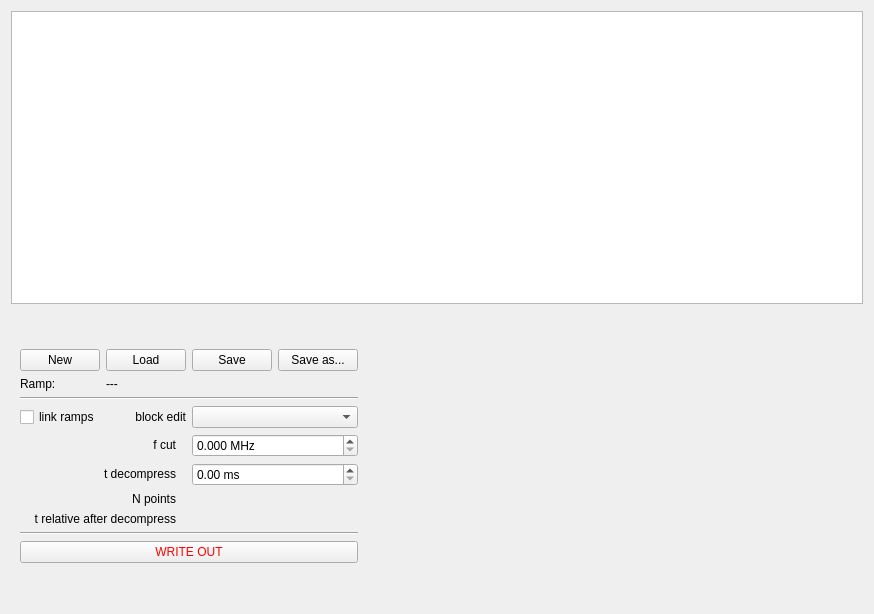
<?xml version="1.0" encoding="UTF-8"?>
<ui version="4.0">
 <class>RampGenDialog</class>
 <widget class="QDialog" name="RampGenDialog">
  <property name="geometry">
   <rect>
    <x>0</x>
    <y>0</y>
    <width>874</width>
    <height>614</height>
   </rect>
  </property>
  <property name="windowTitle">
   <string>Ramp Generator</string>
  </property>
  <layout class="QVBoxLayout" name="verticalLayout">
   <item>
    <widget class="QTableWidget" name="table">
     <property name="sizePolicy">
      <sizepolicy hsizetype="Expanding" vsizetype="Minimum">
       <horstretch>0</horstretch>
       <verstretch>0</verstretch>
      </sizepolicy>
     </property>
    </widget>
   </item>
   <item>
    <layout class="QHBoxLayout" name="horizontalLayout" stretch="1,2">
     <item>
      <widget class="QWidget" name="formWidget" native="true">
       <property name="sizePolicy">
        <sizepolicy hsizetype="Preferred" vsizetype="Fixed">
         <horstretch>0</horstretch>
         <verstretch>0</verstretch>
        </sizepolicy>
       </property>
       <layout class="QGridLayout" name="gridLayout">
        <item row="10" column="0" colspan="2">
         <widget class="QLabel" name="tfinalFormLabel">
          <property name="sizePolicy">
           <sizepolicy hsizetype="Preferred" vsizetype="Fixed">
            <horstretch>0</horstretch>
            <verstretch>0</verstretch>
           </sizepolicy>
          </property>
          <property name="text">
           <string>t relative after decompress</string>
          </property>
          <property name="alignment">
           <set>Qt::AlignRight|Qt::AlignTrailing|Qt::AlignVCenter</set>
          </property>
          <property name="indent">
           <number>10</number>
          </property>
         </widget>
        </item>
        <item row="1" column="0">
         <widget class="QLabel" name="rampNameFormLabel">
          <property name="sizePolicy">
           <sizepolicy hsizetype="Preferred" vsizetype="Fixed">
            <horstretch>0</horstretch>
            <verstretch>0</verstretch>
           </sizepolicy>
          </property>
          <property name="text">
           <string>Ramp:</string>
          </property>
         </widget>
        </item>
        <item row="0" column="2">
         <widget class="QPushButton" name="savePushButton">
          <property name="text">
           <string>Save</string>
          </property>
          <property name="autoDefault">
           <bool>false</bool>
          </property>
         </widget>
        </item>
        <item row="10" column="2" colspan="2">
         <widget class="QLabel" name="tfinalLabel">
          <property name="sizePolicy">
           <sizepolicy hsizetype="Preferred" vsizetype="Fixed">
            <horstretch>0</horstretch>
            <verstretch>0</verstretch>
           </sizepolicy>
          </property>
          <property name="text">
           <string/>
          </property>
         </widget>
        </item>
        <item row="5" column="0">
         <widget class="QCheckBox" name="linkRampsCheckBox">
          <property name="text">
           <string>link ramps</string>
          </property>
          <property name="checkable">
           <bool>true</bool>
          </property>
         </widget>
        </item>
        <item row="5" column="2" colspan="2">
         <widget class="QComboBox" name="blockEditComboBox"/>
        </item>
        <item row="3" column="0" colspan="4">
         <widget class="Line" name="line">
          <property name="orientation">
           <enum>Qt::Horizontal</enum>
          </property>
         </widget>
        </item>
        <item row="1" column="1" colspan="3">
         <widget class="QLabel" name="rampNameLabel">
          <property name="sizePolicy">
           <sizepolicy hsizetype="Preferred" vsizetype="Fixed">
            <horstretch>0</horstretch>
            <verstretch>0</verstretch>
           </sizepolicy>
          </property>
          <property name="text">
           <string>---</string>
          </property>
         </widget>
        </item>
        <item row="6" column="0" colspan="2">
         <widget class="QLabel" name="fcutLabel">
          <property name="sizePolicy">
           <sizepolicy hsizetype="Preferred" vsizetype="Fixed">
            <horstretch>0</horstretch>
            <verstretch>0</verstretch>
           </sizepolicy>
          </property>
          <property name="text">
           <string>f cut</string>
          </property>
          <property name="alignment">
           <set>Qt::AlignRight|Qt::AlignTrailing|Qt::AlignVCenter</set>
          </property>
          <property name="indent">
           <number>10</number>
          </property>
         </widget>
        </item>
        <item row="0" column="0">
         <widget class="QPushButton" name="newPushButton">
          <property name="text">
           <string>New</string>
          </property>
          <property name="autoDefault">
           <bool>false</bool>
          </property>
         </widget>
        </item>
        <item row="12" column="0" colspan="4">
         <widget class="QPushButton" name="writeOutPushButton">
          <property name="styleSheet">
           <string notr="true">QPushButton{color: red;}
</string>
          </property>
          <property name="text">
           <string>WRITE OUT</string>
          </property>
          <property name="autoDefault">
           <bool>false</bool>
          </property>
         </widget>
        </item>
        <item row="11" column="0" colspan="4">
         <widget class="Line" name="line_2">
          <property name="orientation">
           <enum>Qt::Horizontal</enum>
          </property>
         </widget>
        </item>
        <item row="8" column="2" colspan="2">
         <widget class="QLabel" name="npointsLabel">
          <property name="sizePolicy">
           <sizepolicy hsizetype="Preferred" vsizetype="Fixed">
            <horstretch>0</horstretch>
            <verstretch>0</verstretch>
           </sizepolicy>
          </property>
          <property name="text">
           <string/>
          </property>
         </widget>
        </item>
        <item row="0" column="1">
         <widget class="QPushButton" name="loadPushButton">
          <property name="text">
           <string>Load</string>
          </property>
          <property name="autoDefault">
           <bool>false</bool>
          </property>
         </widget>
        </item>
        <item row="0" column="3">
         <widget class="QPushButton" name="saveAsPushButton">
          <property name="text">
           <string>Save as...</string>
          </property>
          <property name="autoDefault">
           <bool>false</bool>
          </property>
         </widget>
        </item>
        <item row="8" column="0" colspan="2">
         <widget class="QLabel" name="npointsFormLabel">
          <property name="sizePolicy">
           <sizepolicy hsizetype="Preferred" vsizetype="Fixed">
            <horstretch>0</horstretch>
            <verstretch>0</verstretch>
           </sizepolicy>
          </property>
          <property name="text">
           <string>N points</string>
          </property>
          <property name="alignment">
           <set>Qt::AlignRight|Qt::AlignTrailing|Qt::AlignVCenter</set>
          </property>
          <property name="indent">
           <number>10</number>
          </property>
         </widget>
        </item>
        <item row="5" column="1">
         <widget class="QLabel" name="blockEditLabel">
          <property name="sizePolicy">
           <sizepolicy hsizetype="Preferred" vsizetype="Fixed">
            <horstretch>0</horstretch>
            <verstretch>0</verstretch>
           </sizepolicy>
          </property>
          <property name="text">
           <string>block edit</string>
          </property>
          <property name="alignment">
           <set>Qt::AlignRight|Qt::AlignTrailing|Qt::AlignVCenter</set>
          </property>
         </widget>
        </item>
        <item row="6" column="2" colspan="2">
         <widget class="QDoubleSpinBox" name="fcutDoubleSpinBox">
          <property name="suffix">
           <string> MHz</string>
          </property>
          <property name="decimals">
           <number>3</number>
          </property>
          <property name="maximum">
           <double>99.998999999999995</double>
          </property>
          <property name="singleStep">
           <double>0.001000000000000</double>
          </property>
         </widget>
        </item>
        <item row="7" column="0" colspan="2">
         <widget class="QLabel" name="tdecompressLabel">
          <property name="sizePolicy">
           <sizepolicy hsizetype="Preferred" vsizetype="Fixed">
            <horstretch>0</horstretch>
            <verstretch>0</verstretch>
           </sizepolicy>
          </property>
          <property name="text">
           <string>t decompress</string>
          </property>
          <property name="alignment">
           <set>Qt::AlignRight|Qt::AlignTrailing|Qt::AlignVCenter</set>
          </property>
          <property name="indent">
           <number>10</number>
          </property>
         </widget>
        </item>
        <item row="7" column="2" colspan="2">
         <widget class="QDoubleSpinBox" name="tdecompressDoubleSpinBox">
          <property name="suffix">
           <string> ms</string>
          </property>
          <property name="maximum">
           <double>99999.990000000005239</double>
          </property>
         </widget>
        </item>
       </layout>
      </widget>
     </item>
     <item>
      <widget class="QWidget" name="rampPlotWidget" native="true"/>
     </item>
    </layout>
   </item>
  </layout>
 </widget>
 <resources/>
 <connections/>
</ui>
